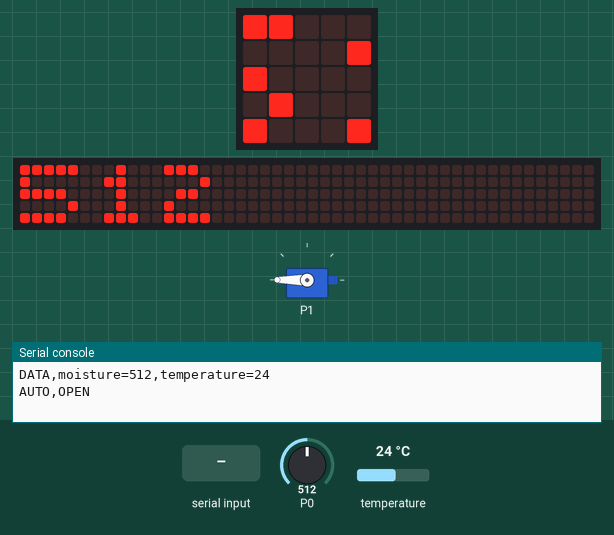
Bench run of a program on a simulated BBC micro:bit (MakeCode). On the bench: servo, the board's 5×5 LED display, a strip that is not on the board, showing the scrolling text unrolled, the last lines printed to the serial console. The test bench sets the inputs (shaded band); at power-on: P0 = 512, temperature 24 °C (analog values on the 0–1023 scale). The 48×5 strip is a reading aid, not a part: it shows the text the display is scrolling, unrolled, one strip-width of it at a time.

Above: at 1.27 s.
1.3 s: P0 set to 0
At 5.8 s:
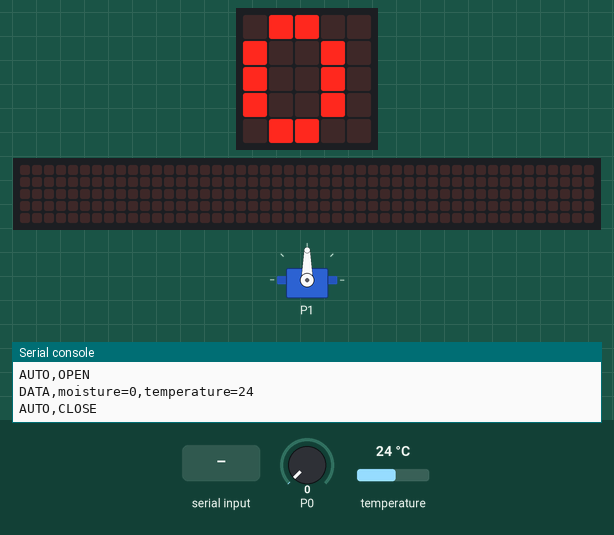
6.1 s: "SERVO:0" typed at the serial console, then Enter
At 7.3 s:
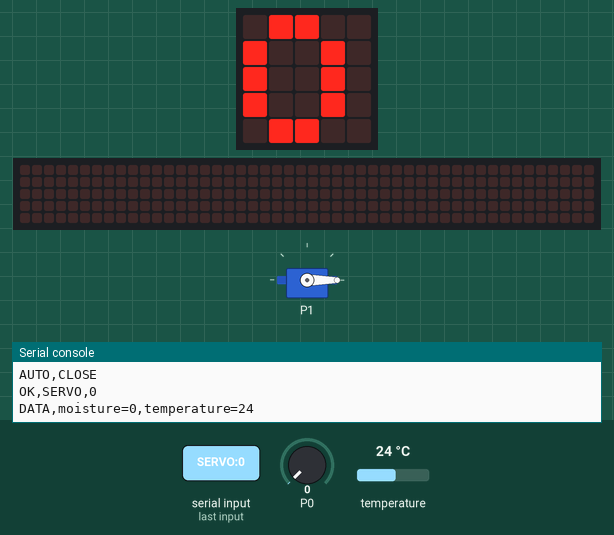
7.6 s: P0 set to 122
At 8.25 s:
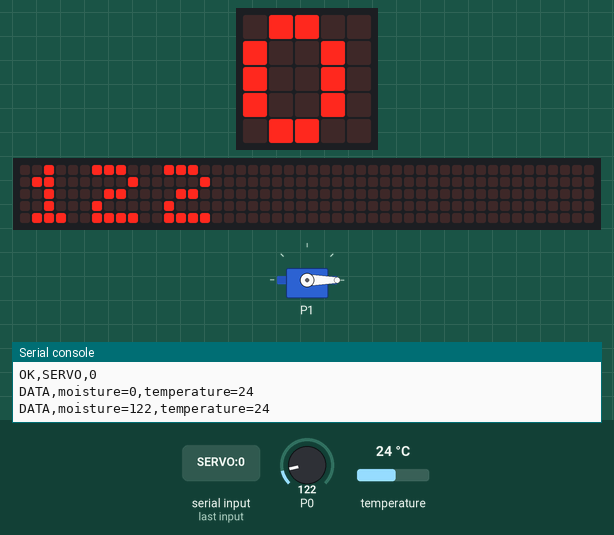
10.1 s: "SERVO:90" typed at the serial console, then Enter
At 11.55 s:
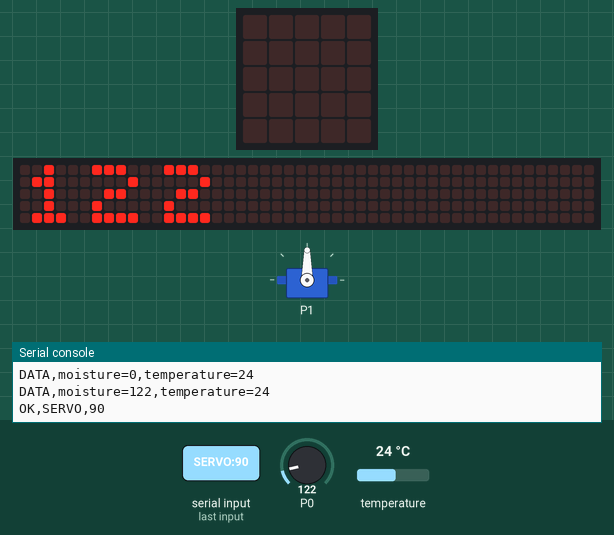
12.0 s: P0 set to 306
At 16.24 s:
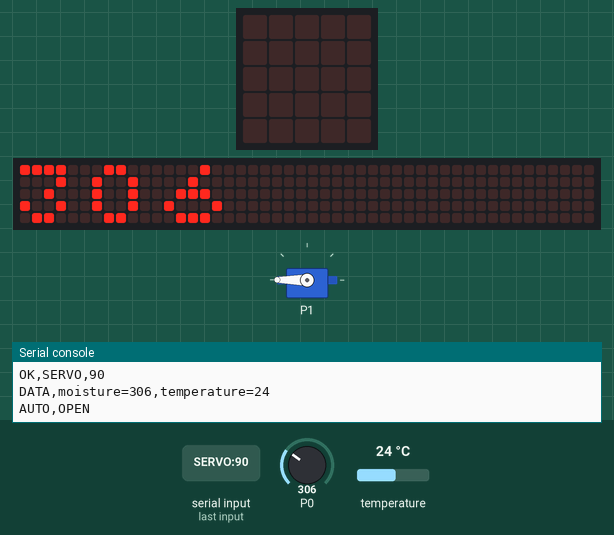
Timing chart, 0 to 16.7 s (numbered marks = the images above; inputs shaded):
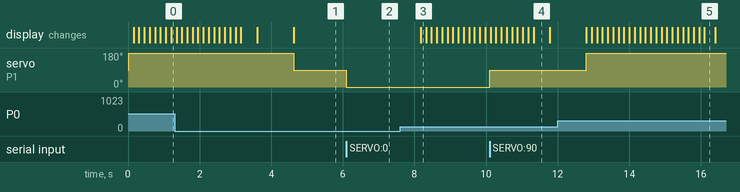

The program:

main.ts
```typescript
// USB serial debugging mode. Connect the micro:bit directly to the computer.
// A larger moisture value means the probe is drier.
const DRY_START_WATERING = 200
const WET_STOP_WATERING = 160
let watering = false

function setWatering(enabled: boolean) {
    if (watering == enabled) return
    watering = enabled
    pins.servoWritePin(AnalogPin.P1, enabled ? 180 : 90)
    serial.writeLine(enabled ? "AUTO,OPEN" : "AUTO,CLOSE")
}

// Begin in the safe, closed position: 90 degrees means watering is off.
pins.servoWritePin(AnalogPin.P1, 90)

serial.onDataReceived(serial.delimiters(Delimiters.NewLine), function () {
    const command = serial.readUntil(serial.delimiters(Delimiters.NewLine))
    if (command == "SERVO:0" || command == "SERVO:90" || command == "SERVO:180") {
        const angle = parseInt(command.substr(6))
        pins.servoWritePin(AnalogPin.P1, angle)
        serial.writeLine("OK,SERVO," + angle)
    } else {
        serial.writeLine("ERROR,unknown command: " + command)
    }
})

basic.forever(function () {
    const moisture = pins.analogReadPin(AnalogPin.P0)
    const temperature = input.temperature()
    serial.writeLine("DATA,moisture=" + moisture + ",temperature=" + temperature)
    if (moisture >= DRY_START_WATERING) {
        setWatering(true)
    } else if (moisture <= WET_STOP_WATERING) {
        setWatering(false)
    }
    basic.showNumber(moisture)
    basic.pause(1000)
})
```

Measured:
- after the input at 1.3 s, servo on P1: 180° → 90° after 3.3 s
- after the input at 6.1 s, servo on P1: 90° → 0° at once
- after the input at 7.6 s, the display: changes after 0.58 s (image 3)
- after the input at 10.1 s, servo on P1: 0° → 90° at once
- after the input at 12.0 s, servo on P1: 90° → 180° after 0.80 s
- what the display in image 4 shows lasts 0.5 s, from 11.3 s to 11.8 s
